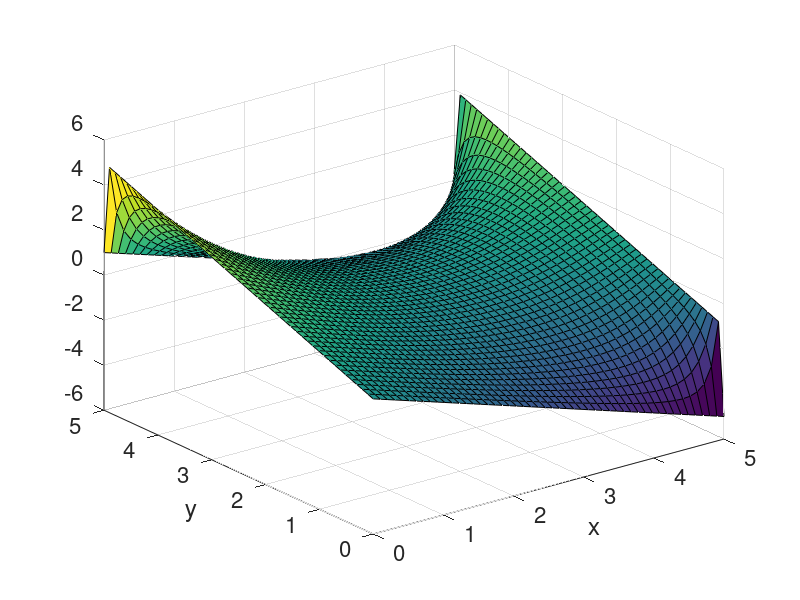
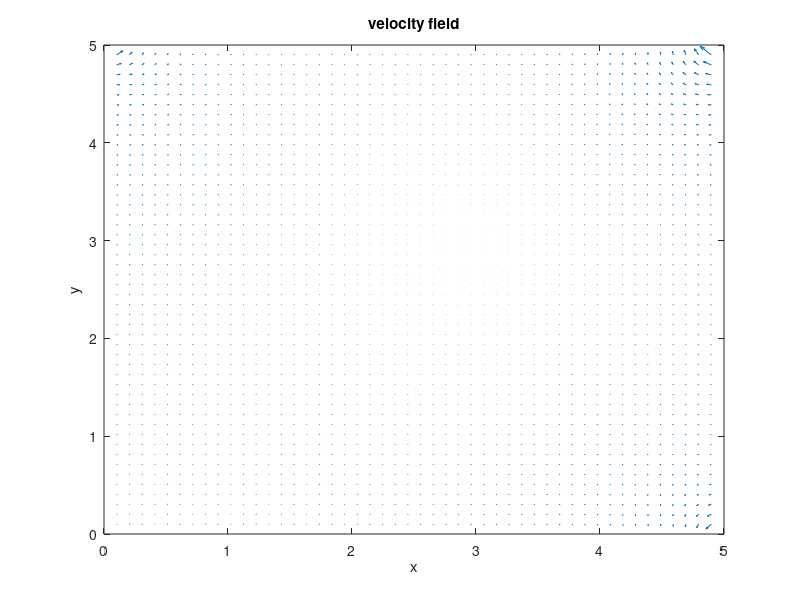

Reproduce these figures in MATLAB, in order.
clear ; clc
Nx=50;
Ny=50;
Lx=5;
Ly=5;

x=linspace(0,Lx,Nx);
y=linspace(0,Ly,Ny);
dx=x(2)-x(1);
dy=y(2)-y(1);


N=Nx*Ny;
M=zeros(N,N);
B=zeros(N,1);

for i=2:Nx-1
    for j=2:Ny-1
        n=i+(j-1)*Nx;
        M(n,n   )=-4;
        M(n,n-1 )=1;
        M(n,n+1 )=1;
        M(n,n-Nx)=1;
        M(n,n+Nx)=1;
        B(n,1)   =0;
    end
end

i=1;
for j=1:Ny;
    n=i+(j-1)*Nx;
    M(n,n)=1;
    B(n,1)=y(j);
end

i=Nx;
for j=1:Ny;
    n=i+(j-1)*Nx;
    M(n,n)=1;
    B(n,1)=-(1-y(j));
end

j=1;
for i=1:Nx;
    n=i+(j-1)*Nx;
    M(n,n)=1;
    B(n,1)=-x(i);
end

j=Ny;
for i=1:Nx;
    n=i+(j-1)*Nx;
    M(n,n)=1;
    B(n,1)=1-x(i);
end

phi_vec=M\B;

for i=1:Nx
    for j=1:Ny
        n=i+(j-1)*Nx;
        phi(i,j)=phi_vec(n);
    end 
end

surf(x,y,phi')
xlabel('x')
ylabel('y')
set(gca,'Fontsize',16)

u=zeros(Nx,Ny);
v=zeros(Nx,Ny);
for i=2:Nx-1
    for j=2:Ny-1
        u(i,j)=-(phi(i+1,j)-phi(i-1,j))/(2*dx);
        v(i,j)=-(phi(i,j+1)-phi(i,j-1))/(2*dy);
    end
end
figure(2); clf(2)
quiver(x,y,u',v')
xlabel('x')
ylabel('y')
title('velocity field')
        



